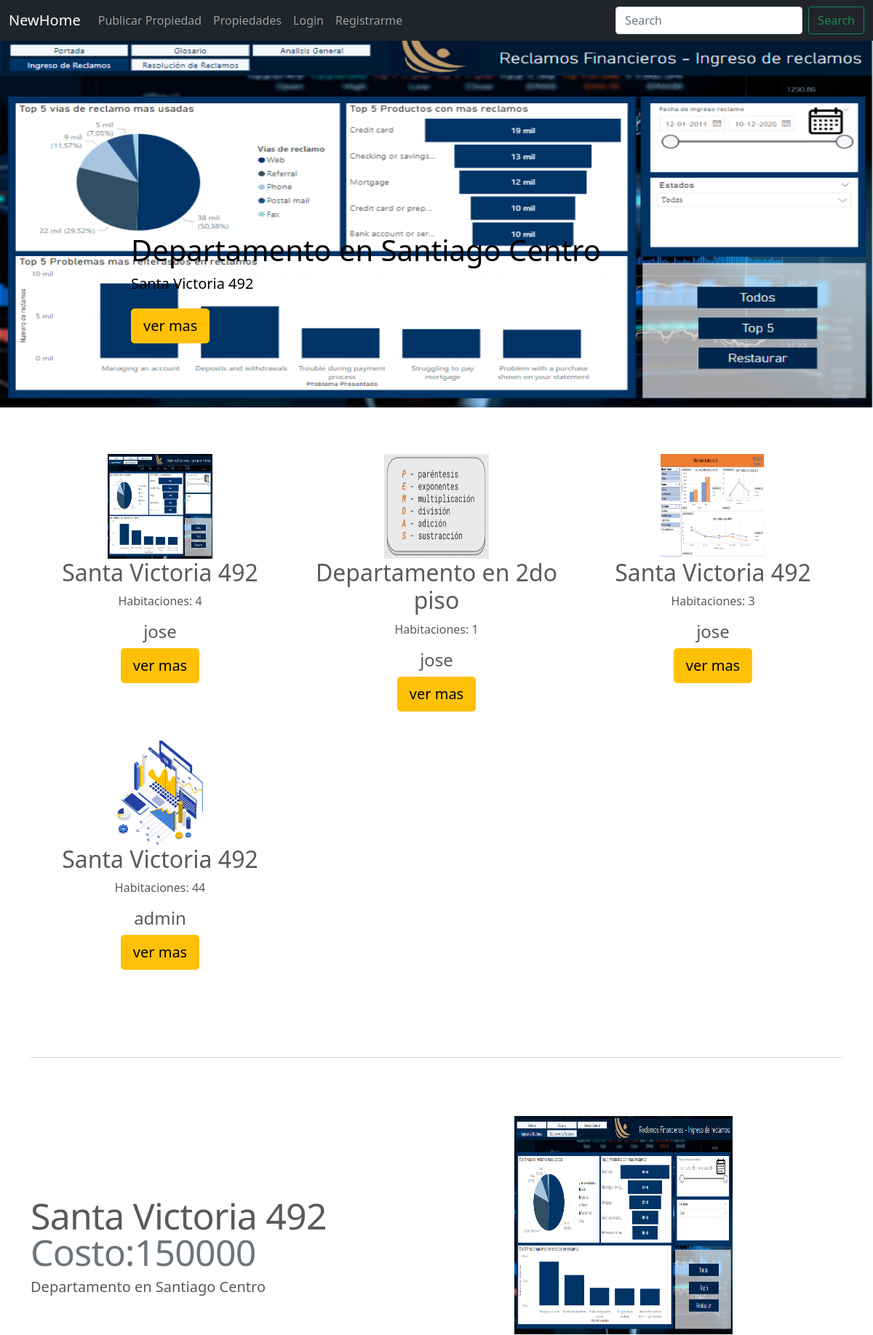
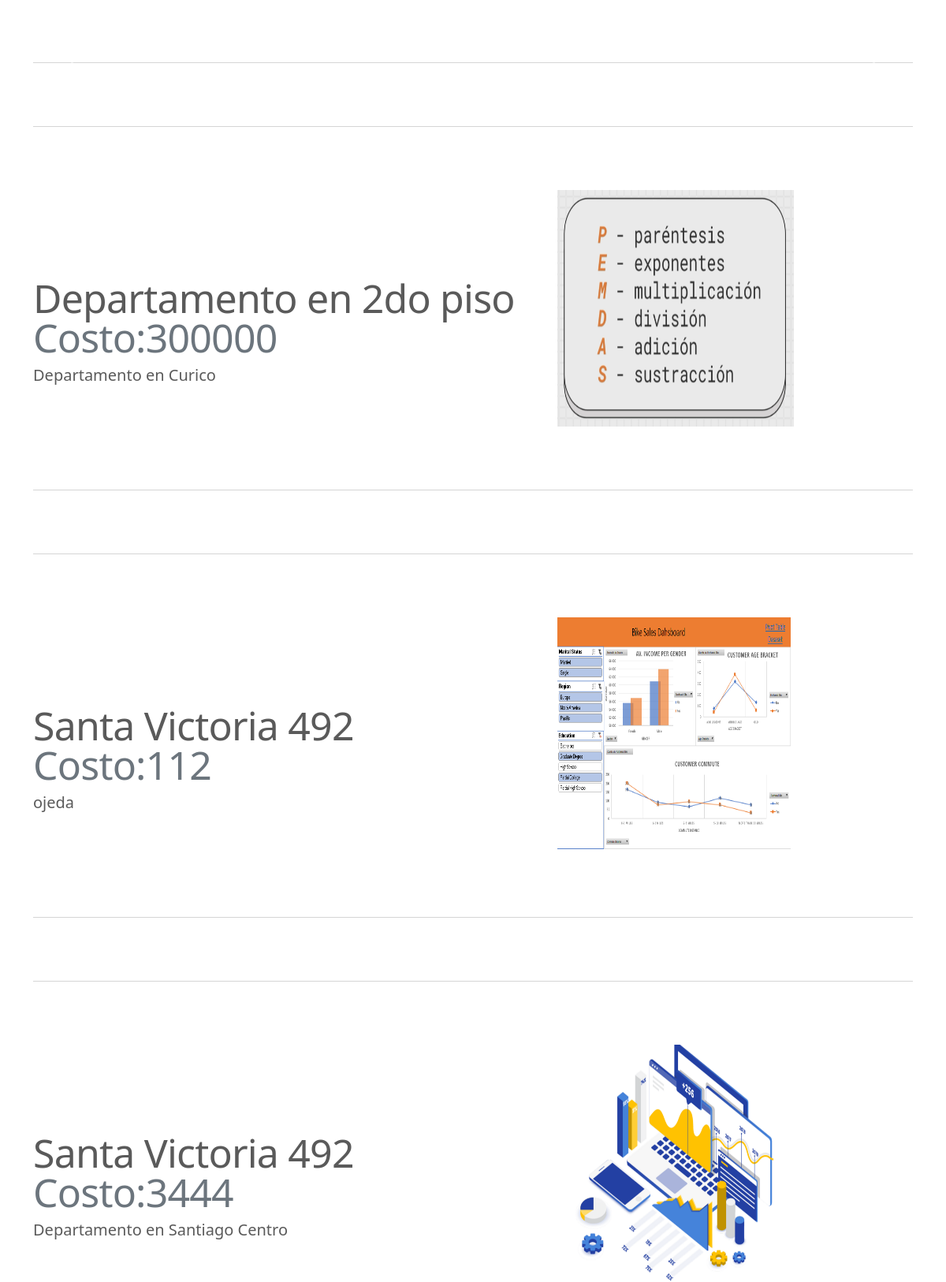
The page / (upper part) on the database its author committed (2 pictures, top to bottom).
### NewHome/models.py (models this page shows, shortened)
class Propiedades(models.Model):
    Propiedad_Descripcion = models.CharField(max_length=200)
    Propiedad_Direccion =  models.CharField(max_length=200)
    Numero_Habitaciones = models.PositiveIntegerField()
    Propiedad_Costo = models.PositiveIntegerField()
    publisher = models.ForeignKey(to=User, on_delete=models.CASCADE, related_name="publisher")
    imagen = models.ImageField(upload_to="propiedades", null=False, blank=False)
    Fecha_Publicacion = models.DateField(auto_now_add = True)

### NewHome/views.py (the view)
# urls.py: path('',index,name="index"),
def index(request):
    context = {
        "propiedades": Propiedades.objects.all()
    }
    return render(request,"NewHome/index.html", context)

### NewHome/templates/NewHome/index.html (shortened to what this page needs)
{% extends "NewHome/base.html" %}
{% block main %}
<main>
  <div id="myCarousel" class="carousel slide" data-bs-ride="carousel">
    <div class="carousel-inner">
      {% for propiedad in propiedades %}
          {% if forloop.first %}
            <div class="carousel-item active">
          {% else %}
            <div class="carousel-item">
          {% endif %}
              <img src="{{ propiedad.imagen.url }}" height="400" width="400">
            <div class="container">
              <div class="carousel-caption text-start">
                <h1 style="color: black;">{{propiedad.Propiedad_Descripcion}}</h1>
                <p style="color: black">{{propiedad.Propiedad_Direccion}}</p>
                <p><a class="btn btn-lg btn-warning" href="{% url 'propiedades-detail' propiedad.id %}">ver mas</a></p>
              </div>
            </div>
          </div>
      {% endfor %}
    </div>
</div>
    <button class="carousel-control-prev" type="button" data-bs-target="#myCarousel" data-bs-slide="prev">
      <span class="carousel-control-prev-icon" aria-hidden="true"></span>
    </button>
    <button class="carousel-control-next" type="button" data-bs-target="#myCarousel" data-bs-slide="next">
      <span class="carousel-control-next-icon" aria-hidden="true"></span>
    </button>
  <div class="container marketing">
    <div class="row">
      {% for propiedad in propiedades %}
        <div class="col-lg-4">
          <img src="{{ propiedad.imagen.url }}" height="144" width="144">
          <h2>{{propiedad.Propiedad_Direccion}}</h2>
          <p>Habitaciones: {{propiedad.Numero_Habitaciones}}</p>
          <h4> {{propiedad.publisher.username}} </h4>
          <p><a class="btn btn-lg btn-warning" href="{% url 'propiedades-detail' propiedad.id %}">ver mas</a></p>
        </div>
      {% endfor %}
    </div>
    {% for propiedad in propiedades %}
    <hr class="featurette-divider">
    <div class="row featurette">
      <div class="col-md-7">
        <h2 class="featurette-heading"> {{propiedad.Propiedad_Direccion}} <span class="text-muted">Costo:{{propiedad.Propiedad_Costo}}</span></h2>
        <p class="lead">{{propiedad.Propiedad_Descripcion}}</p>
      </div>
      <div class="col-md-5">
        <img src="{{ propiedad.imagen.url }}" height="300" width="300">
      </div>
    </div>
    <hr class="featurette-divider">
    {% endfor %}
  </div>
</main>
{% endblock %}

### NewHome/static/NewHome/css/carousel.css (style rules this page uses)
body { padding-top: 3rem; padding-bottom: 3rem; color: #5a5a5a; }
.carousel { margin-bottom: 4rem; }
.carousel-caption { bottom: 3rem; z-index: 10; }
.carousel-item { height: 32rem; }
.carousel-item > img { position: absolute; top: 0; left: 0; min-width: 100%; height: 32rem; }
.marketing .col-lg-4 { margin-bottom: 1.5rem; text-align: center; }
.marketing h2 { font-weight: 400; }
.marketing .col-lg-4 p { margin-right: .75rem; margin-left: .75rem; }
.featurette-divider { margin: 5rem 0; }
.featurette-heading { font-weight: 300; line-height: 1; letter-spacing: -.05rem; }
@media (min-width: 40em) { .carousel-caption p { margin-bottom: 1.25rem; font-size: 1.25rem; line-height: 1.4; } }
@media (min-width: 40em) { .featurette-heading { font-size: 50px; } }
@media (min-width: 62em) { .featurette-heading { margin-top: 7rem; } }

### rows shown on the page
Propiedades: imagen (picture), Propiedad_Descripcion "Departamento en Santiago Centro", Propiedad_Direccion "Santa Victoria 492", Numero_Habitaciones "4", publisher.username "jose", Propiedad_Costo "150000"
Propiedades: imagen (picture), Propiedad_Direccion "Departamento en 2do piso", Numero_Habitaciones "1", publisher.username "jose", Propiedad_Costo "300000", Propiedad_Descripcion "Departamento en Curico"
Propiedades: imagen (picture), Propiedad_Direccion "Santa Victoria 492", Numero_Habitaciones "3", publisher.username "jose", Propiedad_Costo "112", Propiedad_Descripcion "ojeda"
Propiedades: imagen (picture), Propiedad_Direccion "Santa Victoria 492", Numero_Habitaciones "44", publisher.username "admin", Propiedad_Costo "3444", Propiedad_Descripcion "Departamento en Santiago Centro"
